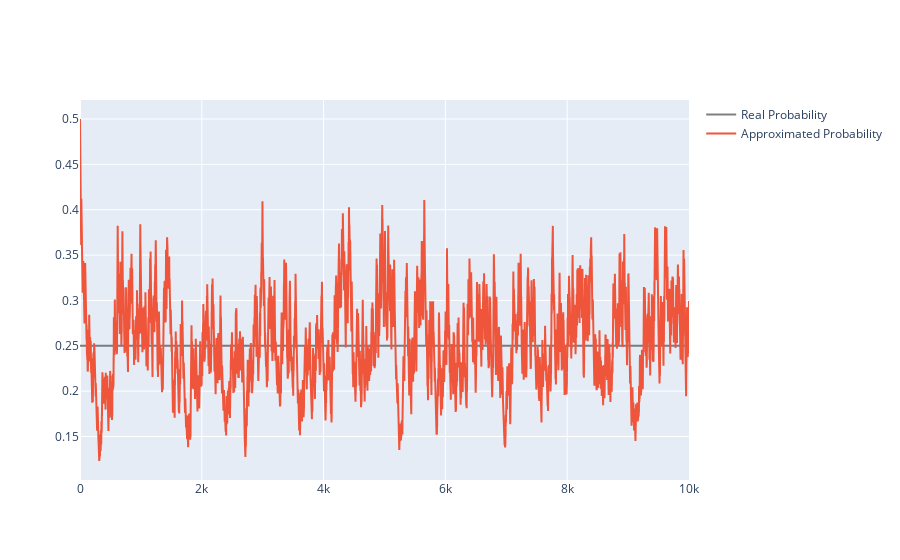

Here is the notebook cell this chart was saved with:
### Code cell
Pa = 1/4
N = 10000
K = 10
pa, n_to_convergence = run_games(Pa=Pa, N=N, K=K)

fig = go.Figure()

fig.add_trace(go.Scatter(x=list(range(N + 1)), y=[Pa] * (N + 1), line=dict(color='black'), opacity=0.5, name='Real Probability'))
fig.add_trace(go.Scatter(x=list(range(N + 1)), y=pa, name='Approximated Probability'))

fig.show()

### Figure 1 — Plotly figure (JSON) as saved in the notebook; plotly's stock layout.template omitted (floating-point values rounded to 4 significant figures; data arrays with more than 128 entries replaced by an {"elided": "..."} marker saying what was removed)
{"data": [{"line": {"color": "black"}, "name": "Real Probability", "opacity": 0.5, "type": "scatter", "x": {"elided": "10001 int values"}, "y": {"elided": "10001 float values"}}, {"name": "Approximated Probability", "type": "scatter", "x": {"elided": "10001 int values"}, "y": {"elided": "10001 float values"}}], "layout": {}}
